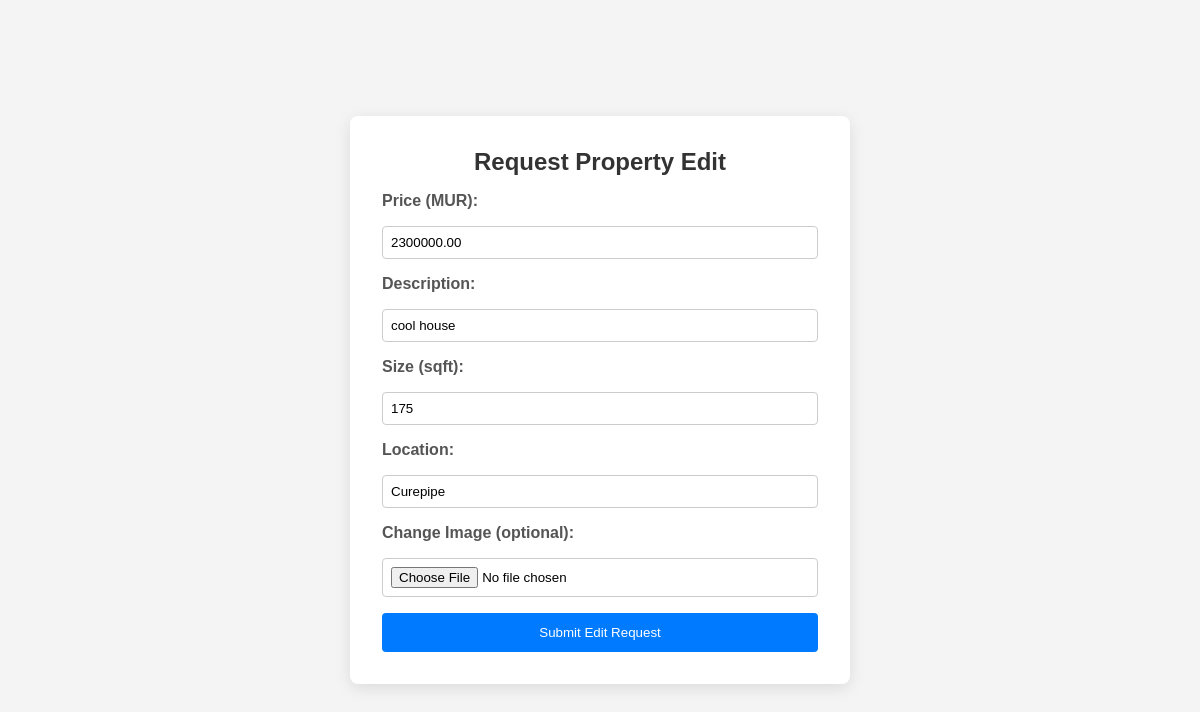
The app's page /edit_property.php?PropertyID=11 (signed in), older data.
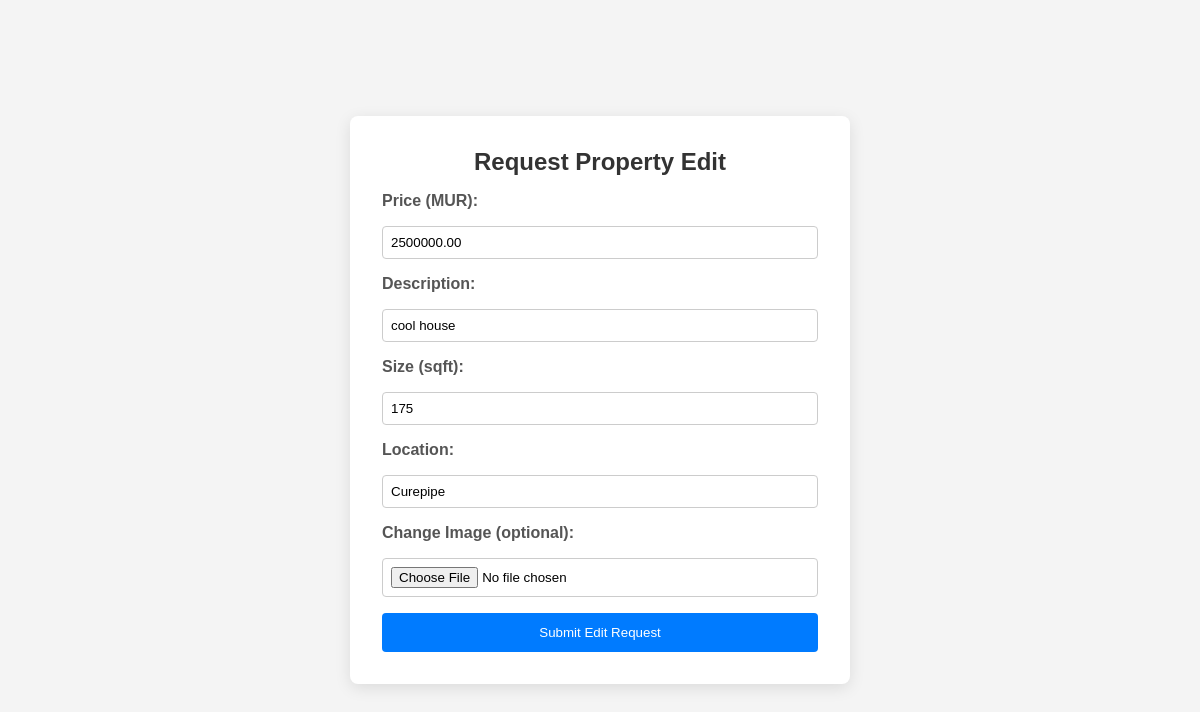
The same page, newer data.
### tables this page shows
CREATE TABLE `property` (
  `PropertyID` int(11) NOT NULL,
  `SalePrice` decimal(10,2) NOT NULL,
  `Size` int(11) NOT NULL,
  `Description` text NOT NULL,
  `image` varchar(255) DEFAULT NULL,
  `AgentID` int(11) NOT NULL,
  `LocationID` int(11) NOT NULL
);

CREATE TABLE `location` (
  `LocationID` int(11) NOT NULL,
  `City` varchar(100) NOT NULL,
  `State` varchar(100) NOT NULL,
  `ZipCode` varchar(10) NOT NULL
);

### edit_property.php (the view, shortened to what this page needs)
<?php
require_once 'db_connection.php';
$propId = isset($_GET['PropertyID']) ? intval($_GET['PropertyID']) : 0;
$sql = "
    SELECT p.PropertyID, p.SalePrice, p.Description, p.Size,
           l.City AS Location, p.image AS ImagePath
      FROM property p
 LEFT JOIN location l ON p.LocationID = l.LocationID
     WHERE p.PropertyID = ?
";
$stmt = $conn->prepare($sql);
$stmt->bind_param('i', $propId);
$stmt->execute();
$result = $stmt->get_result();
$property = $result->fetch_assoc();
?>
<!DOCTYPE html>
<html lang="en">
<head>
  <link rel="stylesheet" href="add_property.css">
</head>
<body>
  <div class="add-container">
    <h2>Request Property Edit</h2>
    <form method="post" action="edit_property.php?PropertyID=<?= $propId ?>" enctype="multipart/form-data">
      <label for="price">Price (MUR):</label>
      <input type="number" step="0.01" id="price" name="price" value="<?= htmlspecialchars($property['SalePrice']) ?>" required>
      <label for="description">Description:</label>
      <input type="text" id="description" name="description" value="<?= htmlspecialchars($property['Description']) ?>" required>
      <label for="size">Size (sqft):</label>
      <input type="number" id="size" name="size" value="<?= htmlspecialchars($property['Size']) ?>" required>
      <label for="location">Location:</label>
      <input type="text" id="location" name="location" value="<?= htmlspecialchars($property['Location']) ?>" required>
      <label for="image">Change Image (optional):</label>
      <input type="file" id="image" name="image" accept="image/*">
      <button type="submit">Submit Edit Request</button>
    </form>
  </div>
</body>
</html>

Row changes from the older to the newer data that the page shows:
changed property "cool house": price "2300000.00" → "2500000.00"
